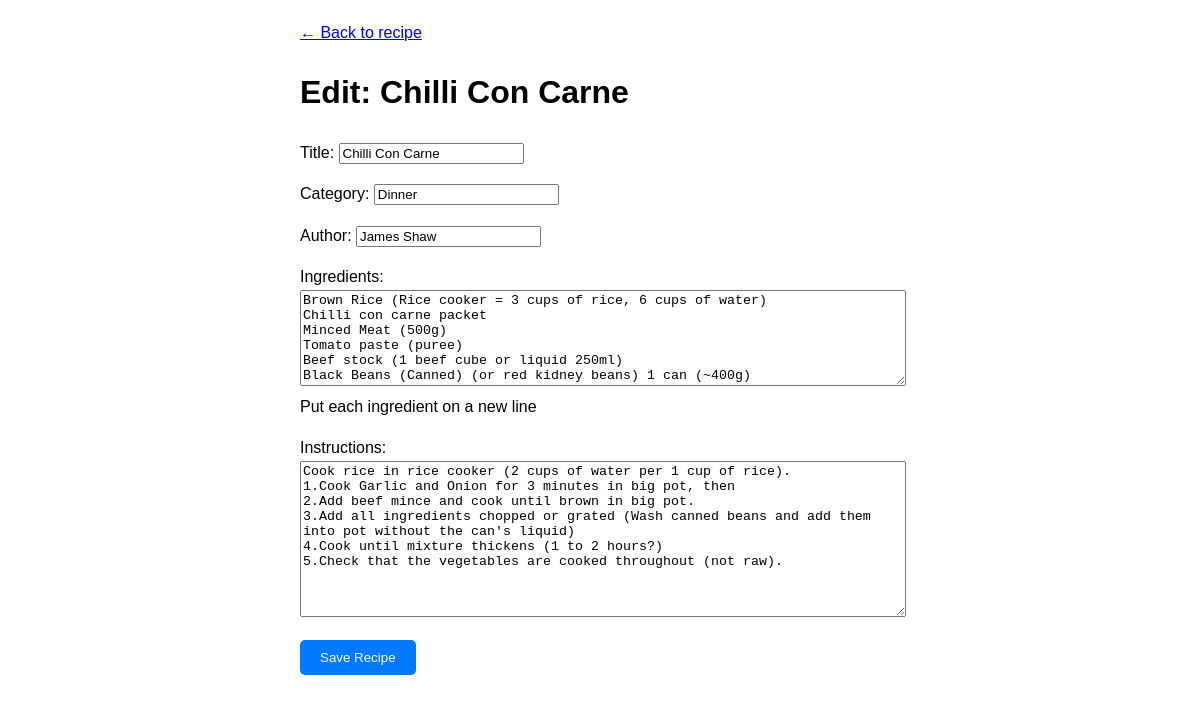
/recipe/5/edit/ (signed in), run on an earlier commit of the app's database.
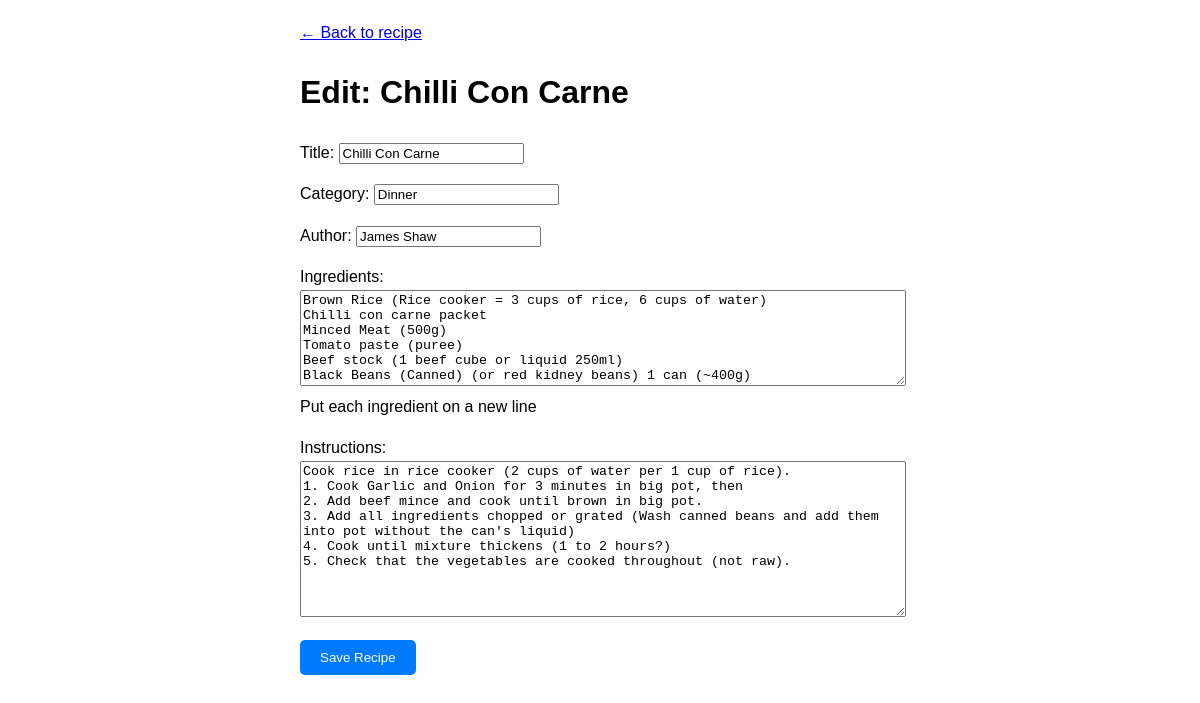
And on a later commit of the database.
### recipes/models.py (models this page shows, shortened)
class Recipe(models.Model):
    title = models.CharField(max_length=200)
    category = models.CharField(max_length=100)
    author = models.CharField(max_length=100, blank=True, null=True)
    ingredients = models.TextField(help_text="Put each ingredient on a new line")
    instructions = models.TextField()
    created_at = models.DateTimeField(auto_now_add=True)

### recipes/views.py (the view)
# urls.py: path('recipe/<int:pk>/edit/', views.recipe_edit, name='recipe_edit'),         # New
@login_required
def recipe_edit(request, pk):
    recipe = get_object_or_404(Recipe, pk=pk)
    if request.method == 'POST':
        form = RecipeForm(request.POST, instance=recipe)
        if form.is_valid():
            form.save()
            return redirect('recipe_detail', pk=recipe.pk)
    else:
        form = RecipeForm(instance=recipe)
    return render(request, 'recipes/recipe_form.html', {'form': form, 'recipe': recipe})

### recipes/forms.py
class RecipeForm(forms.ModelForm):
    class Meta:
        model = Recipe
        fields = ['title', 'category', 'author', 'ingredients', 'instructions']
        widgets = {
            'ingredients': forms.Textarea(attrs={'rows': 6, 'style': 'width: 100%;'}),
            'instructions': forms.Textarea(attrs={'rows': 10, 'style': 'width: 100%;'}),
        }

### recipes/templates/recipes/recipe_form.html (shortened to what this page needs)
<!DOCTYPE html>
<html lang="en">
<head>
</head>
<body>
    {% if recipe %}
        <a href="{% url 'recipe_detail' recipe.pk %}">&larr; Back to recipe</a>
        <h1>Edit: {{ recipe.title }}</h1>
    {% else %}
        <a href="{% url 'recipe_list' %}">&larr; Back to all recipes</a>
        <h1>Add New Recipe</h1>
    {% endif %}
    <form method="POST">
        {{ form.as_p }}
        <button type="submit" style="padding: 10px 20px; background: #007BFF; color: white; border: none; border-radius: 5px; cursor: pointer;">Save Recipe</button>
    </form>
</body>
</html>

What changed in the data, as far as the page shows it:
changed Recipe "Chilli Con Carne": instructions "…1 cup of rice). 1.Cook Garlic and Onion for 3 minutes in big pot, then 2.Add beef mince and cook until brown in big pot. 3.Add all ingredients chopped or grated (Wash canned beans and add them into pot without the can's liquid) 4.Cook until mixture thickens (1 to 2 hours?) 5.Check that the vegetables are…" → "…1 cup of rice). 1. Cook Garlic and Onion for 3 minutes in big pot, then 2. Add beef mince and cook until brown in big pot. 3. Add all ingredients chopped or grated (Wash canned beans and add them into pot without the can's liquid) 4. Cook until mixture thickens (1 to 2 hours?) 5. Check that the vegetables are…"
